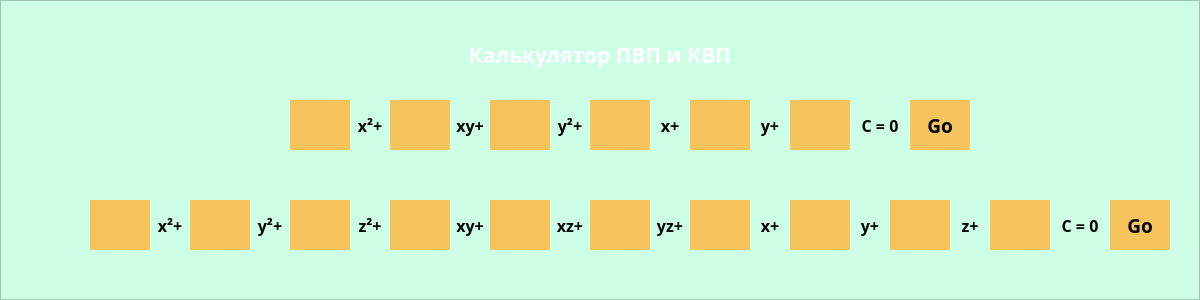
   <widget class="QFrame" name="frame">
    <property name="geometry">
     <rect>
      <x>0</x>
      <y>0</y>
      <width>1200</width>
      <height>300</height>
     </rect>
    </property>
    <property name="styleSheet">
     <string notr="true">background-color: #CCFFE5</string>
    </property>
    <property name="frameShape">
     <enum>QFrame::StyledPanel</enum>
    </property>
    <property name="frameShadow">
     <enum>QFrame::Raised</enum>
    </property>
    <widget class="QLabel" name="label">
     <property name="geometry">
      <rect>
       <x>450</x>
       <y>30</y>
       <width>300</width>
       <height>50</height>
      </rect>
     </property>
     <property name="font">
      <font>
       <family>Rockwell Extra Bold</family>
       <pointsize>16</pointsize>
       <weight>75</weight>
       <italic>false</italic>
       <bold>true</bold>
       <underline>false</underline>
       <strikeout>false</strikeout>
       <stylestrategy>PreferDefault</stylestrategy>
      </font>
     </property>
     <property name="focusPolicy">
      <enum>Qt::NoFocus</enum>
     </property>
     <property name="layoutDirection">
      <enum>Qt::LeftToRight</enum>
     </property>
     <property name="styleSheet">
      <string notr="true">color: white
</string>
     </property>
     <property name="text">
      <string>Калькулятор ПВП и КВП</string>
     </property>
     <property name="alignment">
      <set>Qt::AlignCenter</set>
     </property>
    </widget>
    <widget class="QLineEdit" name="a1">
     <property name="geometry">
      <rect>
       <x>290</x>
       <y>100</y>
       <width>60</width>
       <height>50</height>
      </rect>
     </property>
     <property name="font">
      <font>
       <family>Rockwell Extra Bold</family>
       <pointsize>14</pointsize>
       <weight>75</weight>
       <bold>true</bold>
      </font>
     </property>
     <property name="styleSheet">
      <string notr="true">background-color: #F6C35C;
border: 2px solid white/n;
border-radius: 30;
color: white;

</string>
     </property>
     <property name="text">
      <string/>
     </property>
     <property name="alignment">
      <set>Qt::AlignCenter</set>
     </property>
    </widget>
    <widget class="QLineEdit" name="a2">
     <property name="geometry">
      <rect>
       <x>390</x>
       <y>100</y>
       <width>60</width>
       <height>50</height>
      </rect>
     </property>
     <property name="font">
      <font>
       <family>Rockwell Extra Bold</family>
       <pointsize>14</pointsize>
       <weight>75</weight>
       <bold>true</bold>
      </font>
     </property>
     <property name="styleSheet">
      <string notr="true">background-color: #F6C35C;
border: 2px solid white/n;
border-radius: 30;
color: white;

</string>
     </property>
     <property name="text">
      <string/>
     </property>
     <property name="alignment">
      <set>Qt::AlignCenter</set>
     </property>
    </widget>
    <widget class="QLineEdit" name="a3">
     <property name="geometry">
      <rect>
       <x>490</x>
       <y>100</y>
       <width>60</width>
       <height>50</height>
      </rect>
     </property>
     <property name="font">
      <font>
       <family>Rockwell Extra Bold</family>
       <pointsize>14</pointsize>
       <weight>75</weight>
       <bold>true</bold>
      </font>
     </property>
     <property name="styleSheet">
      <string notr="true">background-color: #F6C35C;
border: 2px solid white/n;
border-radius: 30;
color: white;

</string>
     </property>
     <property name="text">
      <string/>
     </property>
     <property name="alignment">
      <set>Qt::AlignCenter</set>
     </property>
    </widget>
    <widget class="QLineEdit" name="a4">
     <property name="geometry">
      <rect>
       <x>590</x>
       <y>100</y>
       <width>60</width>
       <height>50</height>
      </rect>
     </property>
     <property name="font">
      <font>
       <family>Rockwell Extra Bold</family>
       <pointsize>14</pointsize>
       <weight>75</weight>
       <bold>true</bold>
      </font>
     </property>
     <property name="styleSheet">
      <string notr="true">background-color: #F6C35C;
border: 2px solid white/n;
border-radius: 30;
color: white;

</string>
     </property>
     <property name="text">
      <string/>
     </property>
     <property name="alignment">
      <set>Qt::AlignCenter</set>
     </property>
    </widget>
    <widget class="QLineEdit" name="a5">
     <property name="geometry">
      <rect>
       <x>690</x>
       <y>100</y>
       <width>60</width>
       <height>50</height>
      </rect>
     </property>
     <property name="font">
      <font>
       <family>Rockwell Extra Bold</family>
       <pointsize>14</pointsize>
       <weight>75</weight>
       <bold>true</bold>
      </font>
     </property>
     <property name="styleSheet">
      <string notr="true">background-color: #F6C35C;
border: 2px solid white/n;
border-radius: 30;
color: white;

</string>
     </property>
     <property name="text">
      <string/>
     </property>
     <property name="alignment">
      <set>Qt::AlignCenter</set>
     </property>
    </widget>
    <widget class="QLineEdit" name="a6">
     <property name="geometry">
      <rect>
       <x>790</x>
       <y>100</y>
       <width>60</width>
       <height>50</height>
      </rect>
     </property>
     <property name="font">
      <font>
       <family>Rockwell Extra Bold</family>
       <pointsize>14</pointsize>
       <weight>75</weight>
       <bold>true</bold>
      </font>
     </property>
     <property name="styleSheet">
      <string notr="true">background-color: #F6C35C;
border: 2px solid white/n;
border-radius: 30;
color: white;

</string>
     </property>
     <property name="text">
      <string/>
     </property>
     <property name="alignment">
      <set>Qt::AlignCenter</set>
     </property>
    </widget>
    <widget class="QLabel" name="label_2">
     <property name="geometry">
      <rect>
       <x>350</x>
       <y>100</y>
       <width>40</width>
       <height>50</height>
      </rect>
     </property>
     <property name="font">
      <font>
       <family>Rockwell Extra Bold</family>
       <pointsize>12</pointsize>
       <weight>75</weight>
       <bold>true</bold>
      </font>
     </property>
     <property name="text">
      <string>x²+</string>
     </property>
     <property name="alignment">
      <set>Qt::AlignCenter</set>
     </property>
    </widget>
    <widget class="QLabel" name="label_3">
     <property name="geometry">
      <rect>
       <x>450</x>
       <y>100</y>
       <width>40</width>
       <height>50</height>
      </rect>
     </property>
     <property name="font">
      <font>
       <family>Rockwell Extra Bold</family>
       <pointsize>12</pointsize>
       <weight>75</weight>
       <bold>true</bold>
      </font>
     </property>
     <property name="text">
      <string>xy+</string>
     </property>
     <property name="alignment">
      <set>Qt::AlignCenter</set>
     </property>
    </widget>
    <widget class="QLabel" name="label_4">
     <property name="geometry">
      <rect>
       <x>550</x>
       <y>100</y>
       <width>40</width>
       <height>50</height>
      </rect>
     </property>
     <property name="font">
      <font>
       <family>Rockwell Extra Bold</family>
       <pointsize>12</pointsize>
       <weight>75</weight>
       <bold>true</bold>
      </font>
     </property>
     <property name="text">
      <string>y²+</string>
     </property>
     <property name="alignment">
      <set>Qt::AlignCenter</set>
     </property>
    </widget>
    <widget class="QLabel" name="label_5">
     <property name="geometry">
      <rect>
       <x>650</x>
       <y>100</y>
       <width>40</width>
       <height>50</height>
      </rect>
     </property>
     <property name="font">
      <font>
       <family>Rockwell Extra Bold</family>
       <pointsize>12</pointsize>
       <weight>75</weight>
       <bold>true</bold>
      </font>
     </property>
     <property name="text">
      <string>x+</string>
     </property>
     <property name="alignment">
      <set>Qt::AlignCenter</set>
     </property>
    </widget>
    <widget class="QLabel" name="label_6">
     <property name="geometry">
      <rect>
       <x>750</x>
       <y>100</y>
       <width>40</width>
       <height>50</height>
      </rect>
     </property>
     <property name="font">
      <font>
       <family>Rockwell Extra Bold</family>
       <pointsize>12</pointsize>
       <weight>75</weight>
       <bold>true</bold>
      </font>
     </property>
     <property name="text">
      <string>y+</string>
     </property>
     <property name="alignment">
      <set>Qt::AlignCenter</set>
     </property>
    </widget>
    <widget class="QLabel" name="label_7">
     <property name="geometry">
      <rect>
       <x>850</x>
       <y>100</y>
       <width>60</width>
       <height>50</height>
      </rect>
     </property>
     <property name="font">
      <font>
       <family>Rockwell Extra Bold</family>
       <pointsize>12</pointsize>
       <weight>75</weight>
       <bold>true</bold>
      </font>
     </property>
     <property name="text">
      <string>C = 0</string>
     </property>
     <property name="alignment">
      <set>Qt::AlignCenter</set>
     </property>
    </widget>
    <widget class="QLineEdit" name="a11">
     <property name="geometry">
      <rect>
       <x>90</x>
       <y>200</y>
       <width>60</width>
       <height>50</height>
      </rect>
     </property>
     <property name="font">
      <font>
       <family>Rockwell Extra Bold</family>
       <pointsize>14</pointsize>
       <weight>75</weight>
       <bold>true</bold>
      </font>
     </property>
     <property name="styleSheet">
      <string notr="true">background-color: #F6C35C;
border: 2px solid white/n;
border-radius: 30;
color: white;

</string>
     </property>
     <property name="text">
      <string/>
     </property>
     <property name="alignment">
      <set>Qt::AlignCenter</set>
     </property>
    </widget>
    <widget class="QLineEdit" name="a12">
     <property name="geometry">
      <rect>
       <x>190</x>
       <y>200</y>
       <width>60</width>
       <height>50</height>
      </rect>
     </property>
     <property name="font">
      <font>
       <family>Rockwell Extra Bold</family>
       <pointsize>14</pointsize>
       <weight>75</weight>
       <bold>true</bold>
      </font>
     </property>
     <property name="styleSheet">
      <string notr="true">background-color: #F6C35C;
border: 2px solid white/n;
border-radius: 30;
color: white;

</string>
     </property>
     <property name="text">
      <string/>
     </property>
     <property name="alignment">
      <set>Qt::AlignCenter</set>
     </property>
    </widget>
    <widget class="QLineEdit" name="a13">
     <property name="geometry">
      <rect>
       <x>290</x>
       <y>200</y>
       <width>60</width>
       <height>50</height>
      </rect>
     </property>
     <property name="font">
      <font>
       <family>Rockwell Extra Bold</family>
       <pointsize>14</pointsize>
       <weight>75</weight>
       <bold>true</bold>
      </font>
     </property>
     <property name="styleSheet">
      <string notr="true">background-color: #F6C35C;
border: 2px solid white/n;
border-radius: 30;
color: white;

</string>
     </property>
     <property name="text">
      <string/>
     </property>
     <property name="alignment">
      <set>Qt::AlignCenter</set>
     </property>
    </widget>
    <widget class="QLineEdit" name="a14">
     <property name="geometry">
      <rect>
       <x>390</x>
       <y>200</y>
       <width>60</width>
       <height>50</height>
      </rect>
     </property>
     <property name="font">
      <font>
       <family>Rockwell Extra Bold</family>
       <pointsize>14</pointsize>
       <weight>75</weight>
       <bold>true</bold>
      </font>
     </property>
     <property name="styleSheet">
      <string notr="true">background-color: #F6C35C;
border: 2px solid white/n;
border-radius: 30;
color: white;

</string>
     </property>
     <property name="text">
      <string/>
     </property>
     <property name="alignment">
      <set>Qt::AlignCenter</set>
     </property>
    </widget>
    <widget class="QLineEdit" name="a15">
     <property name="geometry">
      <rect>
       <x>490</x>
       <y>200</y>
       <width>60</width>
       <height>50</height>
      </rect>
     </property>
     <property name="font">
      <font>
       <family>Rockwell Extra Bold</family>
       <pointsize>14</pointsize>
       <weight>75</weight>
       <bold>true</bold>
      </font>
     </property>
     <property name="styleSheet">
      <string notr="true">background-color: #F6C35C;
border: 2px solid white/n;
border-radius: 30;
color: white;

</string>
     </property>
     <property name="text">
      <string/>
     </property>
     <property name="alignment">
      <set>Qt::AlignCenter</set>
     </property>
    </widget>
    <widget class="QLineEdit" name="a16">
     <property name="geometry">
      <rect>
       <x>590</x>
       <y>200</y>
       <width>60</width>
       <height>50</height>
      </rect>
     </property>
     <property name="font">
      <font>
       <family>Rockwell Extra Bold</family>
       <pointsize>14</pointsize>
       <weight>75</weight>
       <bold>true</bold>
      </font>
     </property>
     <property name="styleSheet">
      <string notr="true">background-color: #F6C35C;
border: 2px solid white/n;
border-radius: 30;
color: white;

</string>
     </property>
     <property name="text">
      <string/>
     </property>
     <property name="alignment">
      <set>Qt::AlignCenter</set>
     </property>
    </widget>
    <widget class="QLineEdit" name="a17">
     <property name="geometry">
      <rect>
       <x>690</x>
       <y>200</y>
       <width>60</width>
       <height>50</height>
      </rect>
     </property>
     <property name="font">
      <font>
       <family>Rockwell Extra Bold</family>
       <pointsize>14</pointsize>
       <weight>75</weight>
       <bold>true</bold>
      </font>
     </property>
     <property name="styleSheet">
      <string notr="true">background-color: #F6C35C;
border: 2px solid white/n;
border-radius: 30;
color: white;

</string>
     </property>
     <property name="text">
      <string/>
     </property>
     <property name="alignment">
      <set>Qt::AlignCenter</set>
     </property>
    </widget>
    <widget class="QLineEdit" name="a18">
     <property name="geometry">
      <rect>
       <x>790</x>
       <y>200</y>
       <width>60</width>
       <height>50</height>
      </rect>
     </property>
     <property name="font">
      <font>
       <family>Rockwell Extra Bold</family>
       <pointsize>14</pointsize>
       <weight>75</weight>
       <bold>true</bold>
      </font>
     </property>
     <property name="styleSheet">
      <string notr="true">background-color: #F6C35C;
border: 2px solid white/n;
border-radius: 30;
color: white;

</string>
     </property>
     <property name="text">
      <string/>
     </property>
     <property name="alignment">
      <set>Qt::AlignCenter</set>
     </property>
    </widget>
    <widget class="QLineEdit" name="a19">
     <property name="geometry">
      <rect>
       <x>890</x>
       <y>200</y>
       <width>60</width>
       <height>50</height>
      </rect>
     </property>
     <property name="font">
      <font>
       <family>Rockwell Extra Bold</family>
       <pointsize>14</pointsize>
       <weight>75</weight>
       <bold>true</bold>
      </font>
     </property>
     <property name="styleSheet">
      <string notr="true">background-color: #F6C35C;
border: 2px solid white/n;
border-radius: 30;
color: white;

</string>
     </property>
     <property name="text">
      <string/>
     </property>
     <property name="alignment">
      <set>Qt::AlignCenter</set>
     </property>
    </widget>
    <widget class="QLineEdit" name="a20">
     <property name="geometry">
      <rect>
       <x>990</x>
       <y>200</y>
       <width>60</width>
       <height>50</height>
      </rect>
     </property>
     <property name="font">
      <font>
       <family>Rockwell Extra Bold</family>
       <pointsize>14</pointsize>
       <weight>75</weight>
       <bold>true</bold>
      </font>
     </property>
     <property name="styleSheet">
      <string notr="true">background-color: #F6C35C;
border: 2px solid white/n;
border-radius: 30;
color: white;

</string>
     </property>
     <property name="text">
      <string/>
     </property>
     <property name="alignment">
      <set>Qt::AlignCenter</set>
     </property>
    </widget>
    <widget class="QLabel" name="label_8">
     <property name="geometry">
      <rect>
       <x>150</x>
       <y>200</y>
       <width>40</width>
       <height>50</height>
      </rect>
     </property>
     <property name="font">
      <font>
       <family>Rockwell Extra Bold</family>
       <pointsize>12</pointsize>
       <weight>75</weight>
       <bold>true</bold>
      </font>
     </property>
     <property name="text">
      <string>x²+</string>
     </property>
     <property name="alignment">
      <set>Qt::AlignCenter</set>
     </property>
    </widget>
    <widget class="QLabel" name="label_9">
     <property name="geometry">
      <rect>
       <x>250</x>
       <y>200</y>
       <width>40</width>
       <height>50</height>
      </rect>
     </property>
     <property name="font">
      <font>
       <family>Rockwell Extra Bold</family>
       <pointsize>12</pointsize>
       <weight>75</weight>
       <bold>true</bold>
      </font>
     </property>
     <property name="text">
      <string>y²+</string>
     </property>
     <property name="alignment">
      <set>Qt::AlignCenter</set>
     </property>
    </widget>
    <widget class="QLabel" name="label_10">
     <property name="geometry">
      <rect>
       <x>350</x>
       <y>200</y>
       <width>40</width>
       <height>50</height>
      </rect>
     </property>
     <property name="font">
      <font>
       <family>Rockwell Extra Bold</family>
       <pointsize>12</pointsize>
       <weight>75</weight>
       <bold>true</bold>
      </font>
     </property>
     <property name="text">
      <string>z²+</string>
     </property>
     <property name="alignment">
      <set>Qt::AlignCenter</set>
     </property>
    </widget>
    <widget class="QLabel" name="label_11">
     <property name="geometry">
      <rect>
       <x>450</x>
       <y>200</y>
       <width>40</width>
       <height>50</height>
      </rect>
     </property>
     <property name="font">
      <font>
       <family>Rockwell Extra Bold</family>
       <pointsize>12</pointsize>
       <weight>75</weight>
       <bold>true</bold>
      </font>
     </property>
     <property name="text">
      <string>xy+</string>
     </property>
     <property name="alignment">
      <set>Qt::AlignCenter</set>
     </property>
    </widget>
    <widget class="QLabel" name="label_12">
     <property name="geometry">
      <rect>
       <x>550</x>
       <y>200</y>
       <width>40</width>
       <height>50</height>
      </rect>
     </property>
     <property name="font">
      <font>
       <family>Rockwell Extra Bold</family>
       <pointsize>12</pointsize>
       <weight>75</weight>
       <bold>true</bold>
      </font>
     </property>
     <property name="text">
      <string>xz+</string>
     </property>
     <property name="alignment">
      <set>Qt::AlignCenter</set>
     </property>
    </widget>
    <widget class="QLabel" name="label_13">
     <property name="geometry">
      <rect>
       <x>650</x>
       <y>200</y>
       <width>40</width>
       <height>50</height>
      </rect>
     </property>
     <property name="font">
      <font>
       <family>Rockwell Extra Bold</family>
       <pointsize>12</pointsize>
       <weight>75</weight>
       <bold>true</bold>
      </font>
     </property>
     <property name="text">
      <string>yz+</string>
     </property>
     <property name="alignment">
      <set>Qt::AlignCenter</set>
     </property>
    </widget>
    <widget class="QLabel" name="label_14">
     <property name="geometry">
      <rect>
       <x>750</x>
       <y>200</y>
       <width>40</width>
       <height>50</height>
      </rect>
     </property>
     <property name="font">
      <font>
       <family>Rockwell Extra Bold</family>
       <pointsize>12</pointsize>
       <weight>75</weight>
       <bold>true</bold>
      </font>
     </property>
     <property name="text">
      <string>x+</string>
     </property>
     <property name="alignment">
      <set>Qt::AlignCenter</set>
     </property>
    </widget>
    <widget class="QLabel" name="label_15">
     <property name="geometry">
      <rect>
       <x>850</x>
       <y>200</y>
       <width>40</width>
       <height>50</height>
      </rect>
     </property>
     <property name="font">
      <font>
       <family>Rockwell Extra Bold</family>
       <pointsize>12</pointsize>
       <weight>75</weight>
       <bold>true</bold>
      </font>
     </property>
     <property name="text">
      <string>y+</string>
     </property>
     <property name="alignment">
      <set>Qt::AlignCenter</set>
     </property>
    </widget>
    <widget class="QLabel" name="label_16">
     <property name="geometry">
      <rect>
       <x>950</x>
       <y>200</y>
       <width>40</width>
       <height>50</height>
      </rect>
     </property>
     <property name="font">
      <font>
       <family>Rockwell Extra Bold</family>
       <pointsize>12</pointsize>
       <weight>75</weight>
       <bold>true</bold>
      </font>
     </property>
     <property name="text">
      <string>z+</string>
     </property>
     <property name="alignment">
      <set>Qt::AlignCenter</set>
     </property>
    </widget>
    <widget class="QLabel" name="label_17">
     <property name="geometry">
      <rect>
       <x>1050</x>
       <y>200</y>
       <width>60</width>
       <height>50</height>
      </rect>
     </property>
     <property name="font">
      <font>
       <family>Rockwell Extra Bold</family>
       <pointsize>12</pointsize>
       <weight>75</weight>
       <bold>true</bold>
      </font>
     </property>
     <property name="text">
      <string>C = 0</string>
     </property>
     <property name="alignment">
      <set>Qt::AlignCenter</set>
     </property>
    </widget>
    <widget class="QPushButton" name="buttonKVP">
     <property name="geometry">
      <rect>
       <x>910</x>
       <y>100</y>
       <width>60</width>
       <height>50</height>
      </rect>
     </property>
     <property name="font">
      <font>
       <family>Rockwell Extra Bold</family>
       <pointsize>14</pointsize>
       <weight>75</weight>
       <bold>true</bold>
      </font>
     </property>
     <property name="styleSheet">
      <string notr="true">background-color: #F6C35C;
border: 2px solid white/n;
border-radius: 30;
color: black
;

</string>
     </property>
     <property name="text">
      <string>Go</string>
     </property>
    </widget>
    <widget class="QPushButton" name="buttonPVP">
     <property name="geometry">
      <rect>
       <x>1110</x>
       <y>200</y>
       <width>60</width>
       <height>50</height>
      </rect>
     </property>
     <property name="font">
      <font>
       <family>Rockwell Extra Bold</family>
       <pointsize>14</pointsize>
       <weight>75</weight>
       <bold>true</bold>
      </font>
     </property>
     <property name="styleSheet">
      <string notr="true">background-color: #F6C35C;
border: 2px solid white/n;
border-radius: 30;
color: black
;

</string>
     </property>
     <property name="text">
      <string>Go</string>
     </property>
    </widget>
   </widget>
